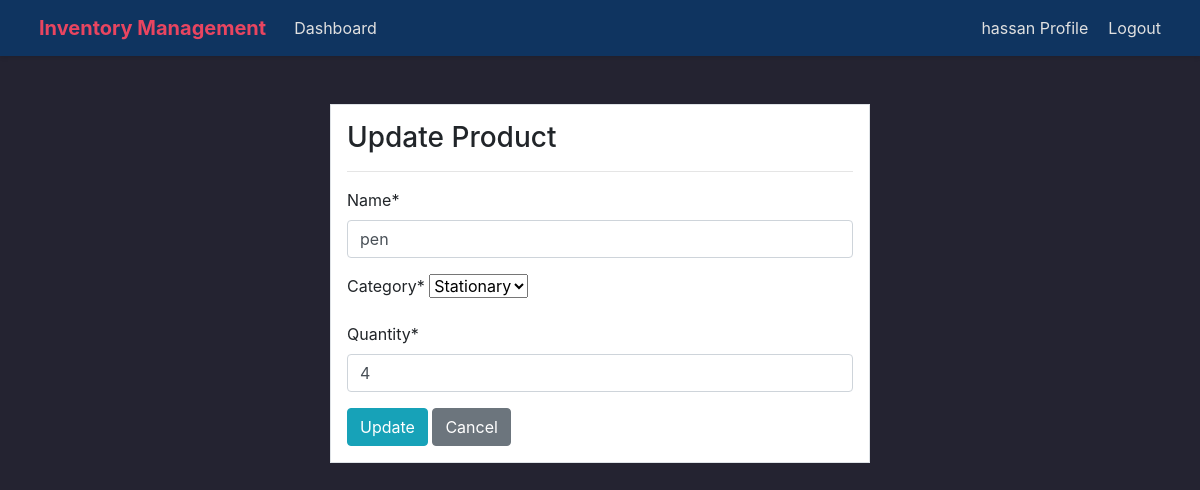
The app's page /product_update/1/ (signed in) with its own data.
### dashboard/models.py (models this page shows, shortened)
class Product(models.Model):
    name = models.CharField(max_length=200,null=True)
    category = models.CharField(max_length=200,choices=CATAGORY,null=True)  # Corrected spelling
    quantity = models.PositiveIntegerField(null=True)  # Removed max_length

### dashboard/views.py (the view)
# urls.py: path('product_update/<int:pk>/',views.product_update,name='dashboard-product-update'),
@login_required(login_url='Login')
def product_update(request,pk):
    product = Product.objects.get(id=pk)
    if request.method == 'POST':
        form =ProductForm(request.POST,instance=product)
        if form.is_valid():
            form.save()
            return redirect('dashboard-product')
    else:
        form = ProductForm(instance=product)
    context = {'form':form}
    return render(request,'Dashboard/product_update.html',context)

### dashboard/forms.py
class ProductForm(forms.ModelForm):
    class Meta:
        model = Product
        fields = ['name', 'category', 'quantity']

### templates/Dashboard/product_update.html (shortened to what this page needs)
{% extends 'partials/base.html' %}
{% load crispy_forms_tags %}
{% block content %}
<div class="container">
    <div class="row mt-5">
        <div class="col-md-6 offset-md-3">
            <div class="border bg-white p-3">
                <h3>Update Product</h3>
                <hr>
                <form method="POST">
                    {{ form|crispy }}
                    <input class="btn btn-info" type="submit" value="Update">
                    <a class="btn btn-secondary" href="{% url 'dashboard-product' %}">Cancel</a>
                </form>
            </div>
        </div>
    </div>
</div>
{% endblock %}

### templates/partials/navbar.html (shortened to what this page needs)
<nav class="navbar navbar-expand-lg navbar-dark">
    <div class="container-fluid">
        <a class="navbar-brand" href="{% url 'dashboard-index' %}">
            Inventory Management
        </a>
        <div class="collapse navbar-collapse" id="navbarSupportedContent">
            <ul class="navbar-nav mr-auto">
                <li class="nav-item active">
                    <a class="nav-link" href="{% url 'dashboard-index' %}">
                        Dashboard
                    </a>
                </li>
            </ul>
            {% if user.is_authenticated %}
            <ul class="navbar-nav ml-auto">
                <li class="nav-item">
                    <a class="nav-link" href="{% url 'profile' %}">
                        {{ user.username }} Profile
                    </a>
                </li>
                <li class="nav-item">
                    <a class="nav-link" href="{% url 'Logout' %}">
                        Logout
                    </a>
                </li>
            </ul>
            {% endif %}
        </div>
    </div>
</nav>

### static/style.css (style rules this page uses)
body { background: rgb(36, 35, 49); }

### templates/partials/navbar.html (style rules this page uses)
.navbar { background-color: #0f3460; box-shadow: 0 2px 4px rgba(0, 0, 0, 0.1); }
.navbar-brand { font-weight: bold; color: #e94560 !important; }
.nav-link { color: #e0e0e0 !important; transition: color 0.3s ease; }

### records on screen
Product: name "pen", category "Stationary", quantity "4"

### other values on screen
{{ user.username }} "hassan"
